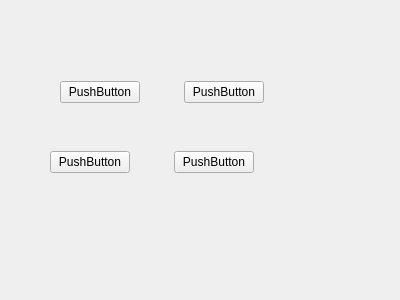
<?xml version="1.0" encoding="UTF-8"?>
<ui version="4.0">
 <class>widget</class>
 <widget class="QWidget" name="widget">
  <property name="geometry">
   <rect>
    <x>0</x>
    <y>0</y>
    <width>400</width>
    <height>300</height>
   </rect>
  </property>
  <property name="windowTitle">
   <string>Form</string>
  </property>
  <widget class="QWidget" name="layoutWidget">
   <property name="geometry">
    <rect>
     <x>50</x>
     <y>150</y>
     <width>204</width>
     <height>25</height>
    </rect>
   </property>
   <layout class="QHBoxLayout" name="horizontalLayout_2">
    <item>
     <widget class="QPushButton" name="pushButton_3">
      <property name="text">
       <string>PushButton</string>
      </property>
     </widget>
    </item>
    <item>
     <spacer name="horizontalSpacer_2">
      <property name="orientation">
       <enum>Qt::Orientation::Horizontal</enum>
      </property>
      <property name="sizeHint" stdset="0">
       <size>
        <width>40</width>
        <height>20</height>
       </size>
      </property>
     </spacer>
    </item>
    <item>
     <widget class="QPushButton" name="pushButton_4">
      <property name="text">
       <string>PushButton</string>
      </property>
     </widget>
    </item>
   </layout>
  </widget>
  <widget class="QWidget" name="">
   <property name="geometry">
    <rect>
     <x>60</x>
     <y>80</y>
     <width>204</width>
     <height>25</height>
    </rect>
   </property>
   <layout class="QHBoxLayout" name="horizontalLayout">
    <item>
     <widget class="QPushButton" name="pushButton">
      <property name="text">
       <string>PushButton</string>
      </property>
     </widget>
    </item>
    <item>
     <spacer name="horizontalSpacer">
      <property name="orientation">
       <enum>Qt::Orientation::Horizontal</enum>
      </property>
      <property name="sizeHint" stdset="0">
       <size>
        <width>40</width>
        <height>20</height>
       </size>
      </property>
     </spacer>
    </item>
    <item>
     <widget class="QPushButton" name="pushButton_2">
      <property name="text">
       <string>PushButton</string>
      </property>
     </widget>
    </item>
   </layout>
  </widget>
 </widget>
 <tabstops>
  <tabstop>pushButton_2</tabstop>
  <tabstop>pushButton</tabstop>
 </tabstops>
 <resources/>
 <connections/>
</ui>
